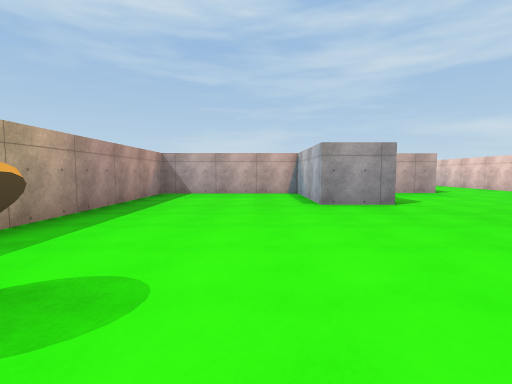
View 1 (above)

24 first-person views from a walk through a scene from a Unity 3-D project. The camera is 1.3 m above the floor, tilts 4° down and sees 85° across. The floor is counted in squares, 2 m on a side. Each view is taken from the middle of a square. On the plan, view 1 faces up. The plan holds only what a view shows up to about 9 squares ahead; the rest is blank. The player is left out. Some surface patterns are stand-ins.

View 2
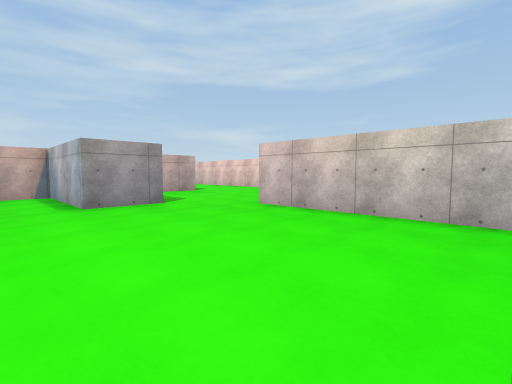

View 3
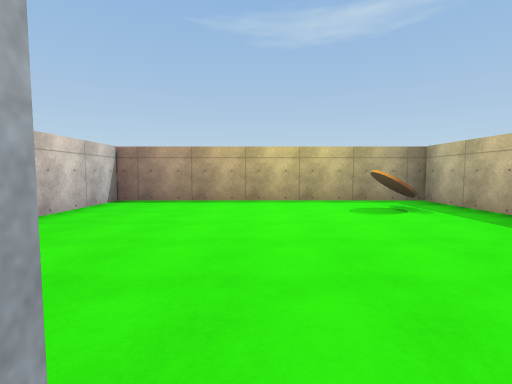

View 4
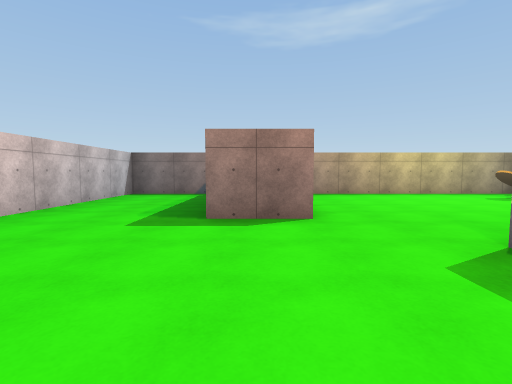

View 5
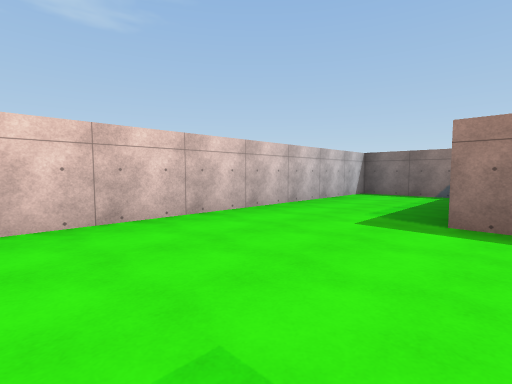

View 6
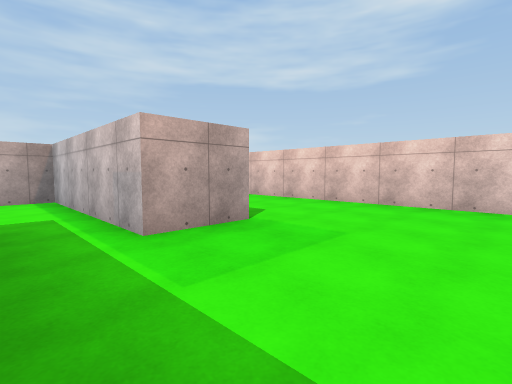

View 7
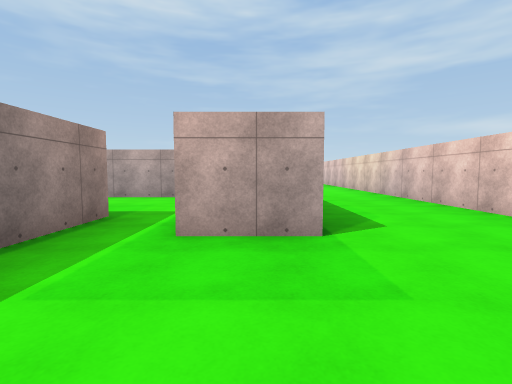

View 8
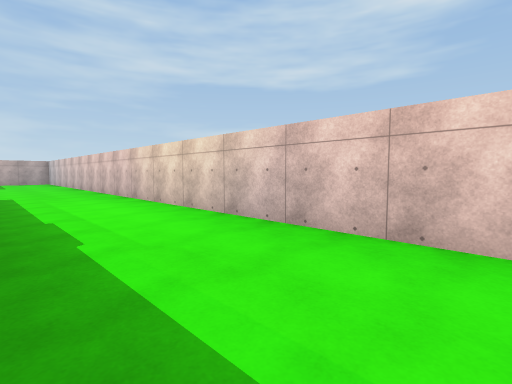

View 9
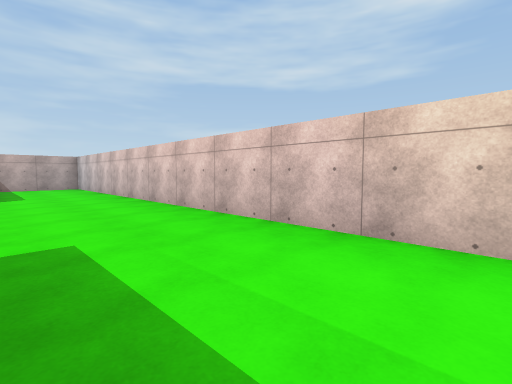

View 10
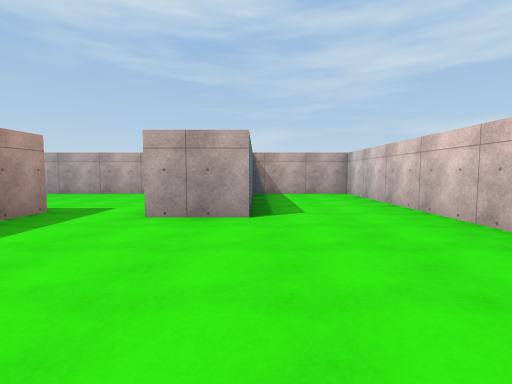

View 11
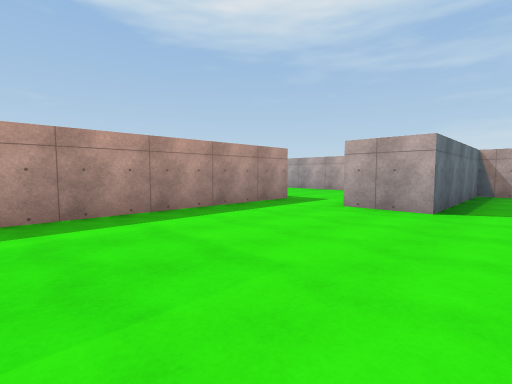

View 12
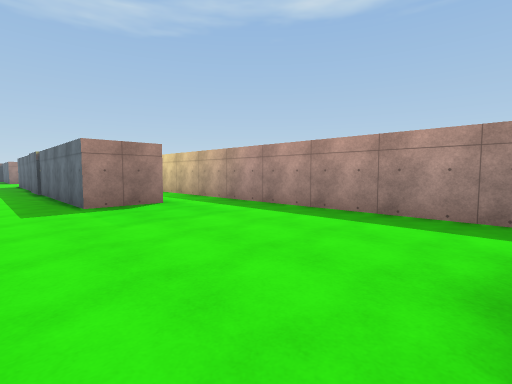

View 13
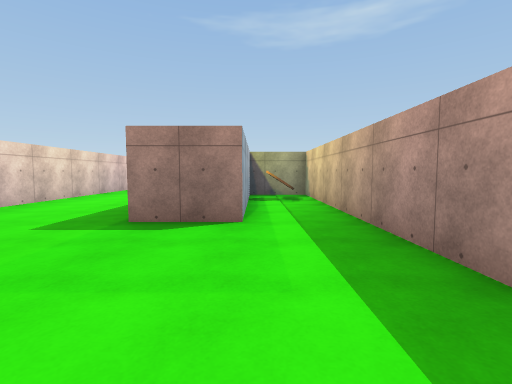

View 14
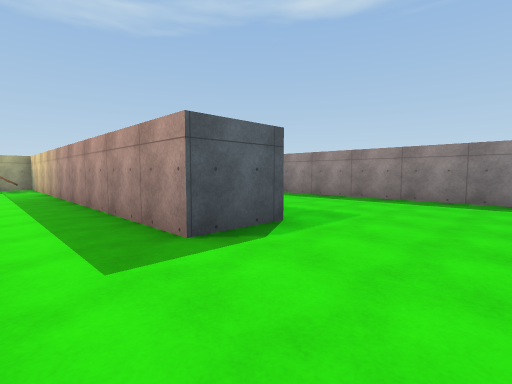

View 15
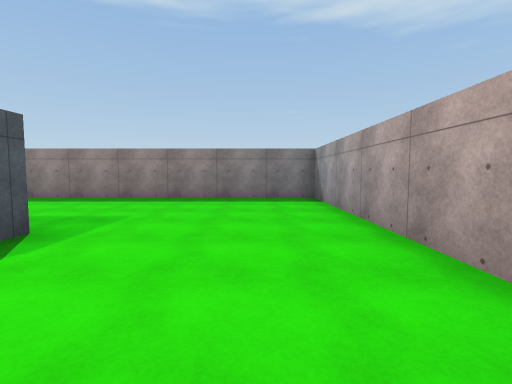

View 16
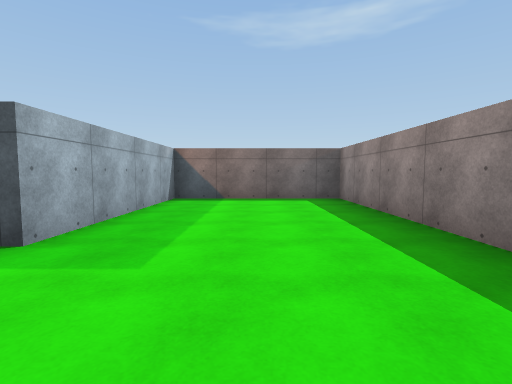

View 17
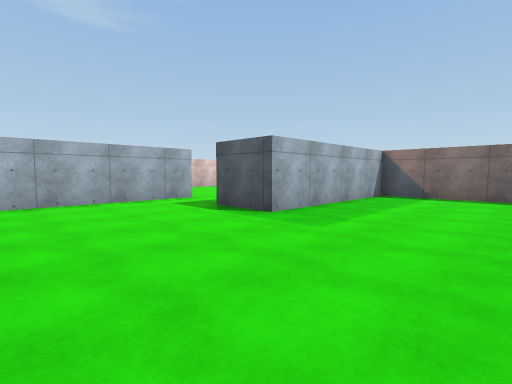

View 18
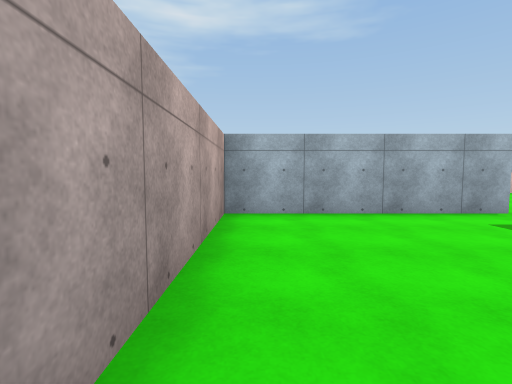

View 19
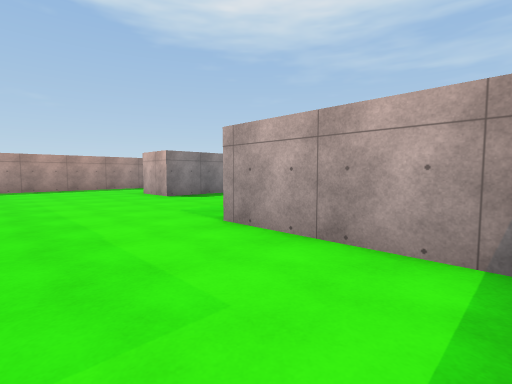

View 20
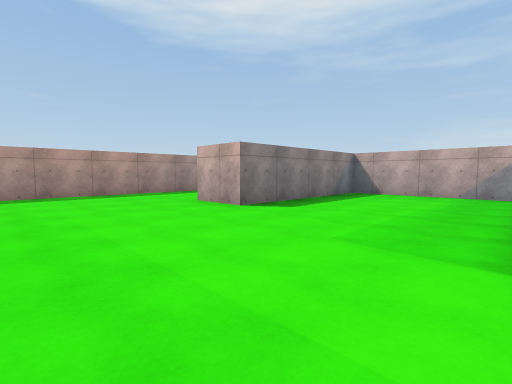

View 21
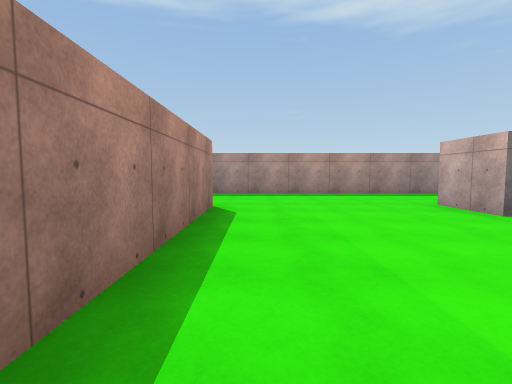

View 22
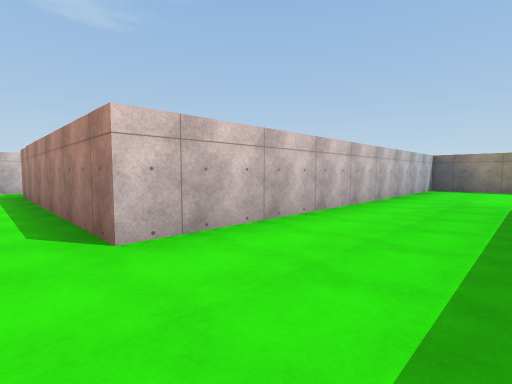

View 23
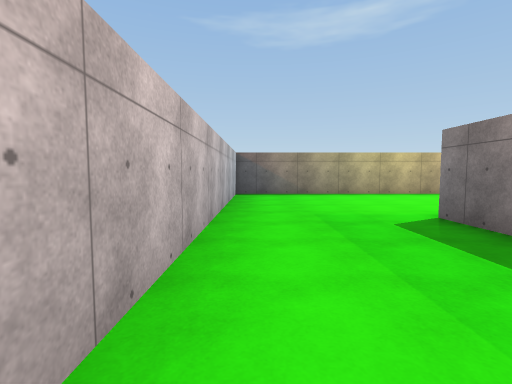

View 24
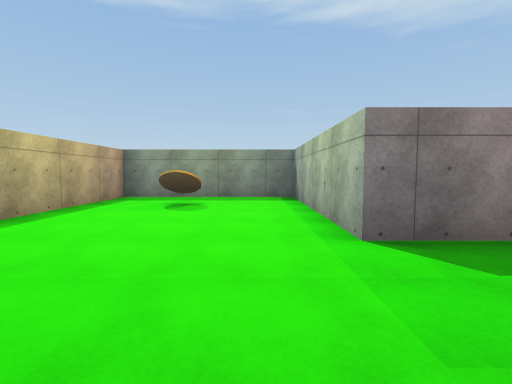

### Floor plan
Points are (right, up) in squares from view 1. A wall is a line through its corners. A room is listed if a view was taken in it or the views show most of it. See-through windows are left out.
Room 1 (views 1, 2, 3)
walls: (1.3, 5.6) (1.3, 8.8) (-2.9, 8.8) (-2.9, -0.5) (4.2, -0.5) (4.2, 4.1)
ways out: opening at (3, 5) to room 2
objects: other object (-1, 1)
Room 2 (views 4, 5, 6, 7, 8, 9, 10, 11, 12, 13)
walls: (5.9, 14.9) (5.9, 13.5); (4.2, 15.5) (4.2, 19.4) (5.7, 19.4) (5.7, 14.8); (2.8, 10.2) (2.8, 8.4); (5.8, 8.8) (4.2, 8.8) (4.2, 10.6); (2.9, 5.6) (1.3, 5.6); (4.2, 4.1) (5.8, 4.1); (2.5, 25.6) (2.5, 14.8) (4.2, 14.8); (6.5, -0.5) (8.8, -0.5) (8.8, 29.5) (5.9, 29.5) (5.9, 25) (4.4, 25)
ways out: opening at (3, 5) to room 1; opening at (3.5, 25) to room 3; opening at (3.5, 9.5) to room 4
objects: other object (3, 16)
Room 3 (views 14, 15, 16, 17, 18)
walls: (4.4, 25) (4.4, 29.5) (-3.1, 29.5) (-3.1, 21) (1, 21) (1, 25.6) (2.5, 25.6)
ways out: opening at (3.5, 25) to room 2
Room 4 (views 19, 20, 21, 22, 23, 24)
walls: (-7.6, 16.8) (-7.6, 9.6); (-7.6, 5.5) (-7.6, 4) (-12.4, 4) (-12.4, -0.5) (-4.4, -0.5); (0.8, 19.5) (-3.1, 19.5) (-3.1, 14.7) (-4.6, 14.7); (4.2, 10.6) (4.2, 13.3) (1, 13.3); (-4.4, -0.1) (-4.4, 10.2) (2.8, 10.2)
ways out: opening at (3.5, 9.5) to room 2
objects: other object (-11, 2)

Positions as (right, up) in squares from view 1, and headings:
1: (0, 0), facing up
2: (0, 0), facing up-right
3: (1, 6), facing down
4: (5, 8), facing down
5: (5, 8), facing down-right
6: (3, 6), facing up-right
7: (5, 6), facing up
8: (6, 11), facing up-right
9: (6, 17), facing up-right
10: (6, 21), facing up
11: (7, 20), facing up-left
12: (7, 25), facing down-left
13: (4, 23), facing down
14: (4, 28), facing down-left
15: (4, 28), facing left
16: (-1, 28), facing down
17: (-2, 29), facing down-right
18: (0, 29), facing right
19: (4, 11), facing up-left
20: (1, 11), facing up-left
21: (1, 11), facing left
22: (-7, 11), facing down-right
23: (-5, 8), facing down
24: (-5, 3), facing left
